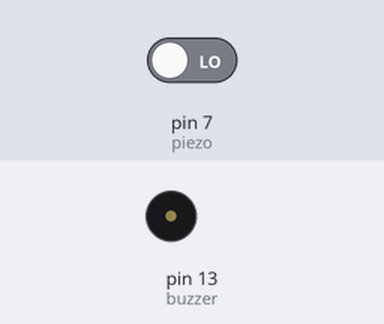
A sketch run on a simulated Arduino Uno, built with avr-gcc and run on an emulated ATmega328P. Shown: buzzer (waves = sounding, pin HIGH). The inputs (shaded band) are chosen by the test bench; at power-on: pin 7 (piezo) LOW.

Above: at 1.2 s.
1.3 s: pin 7 (piezo) driven HIGH
At 1.9 s:
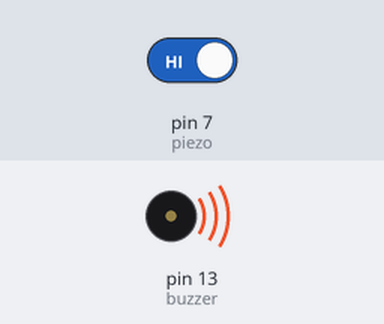
2.8 s: pin 7 (piezo) driven LOW
At 4.2 s:
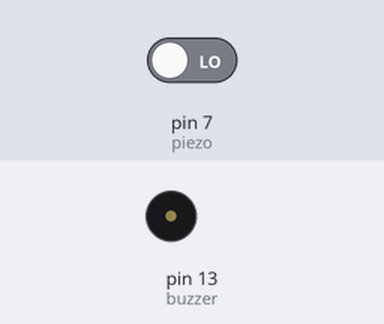
Timing chart, 0 to 5.8 s (numbered marks = the images above; inputs shaded):
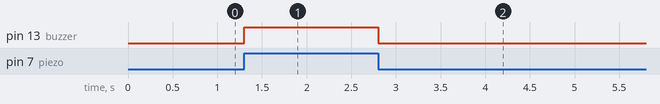

Measured:
- after the input at 1.3 s, pin 13 (buzzer): LOW → HIGH at once
- after the input at 2.8 s, pin 13 (buzzer): HIGH → LOW at once

The sketch:

piezo_buzzer.ino
```cpp
int piezo = 7;
int  buzzer= 13;

void setup(){
  pinMode(piezo, INPUT);
  pinMode(buzzer,OUTPUT);
}
void loop(){
  if(digitalRead(piezo) == HIGH){
      digitalWrite(buzzer, HIGH);   delay(50);}
else{
       digitalWrite(buzzer, LOW);

}
}
```
